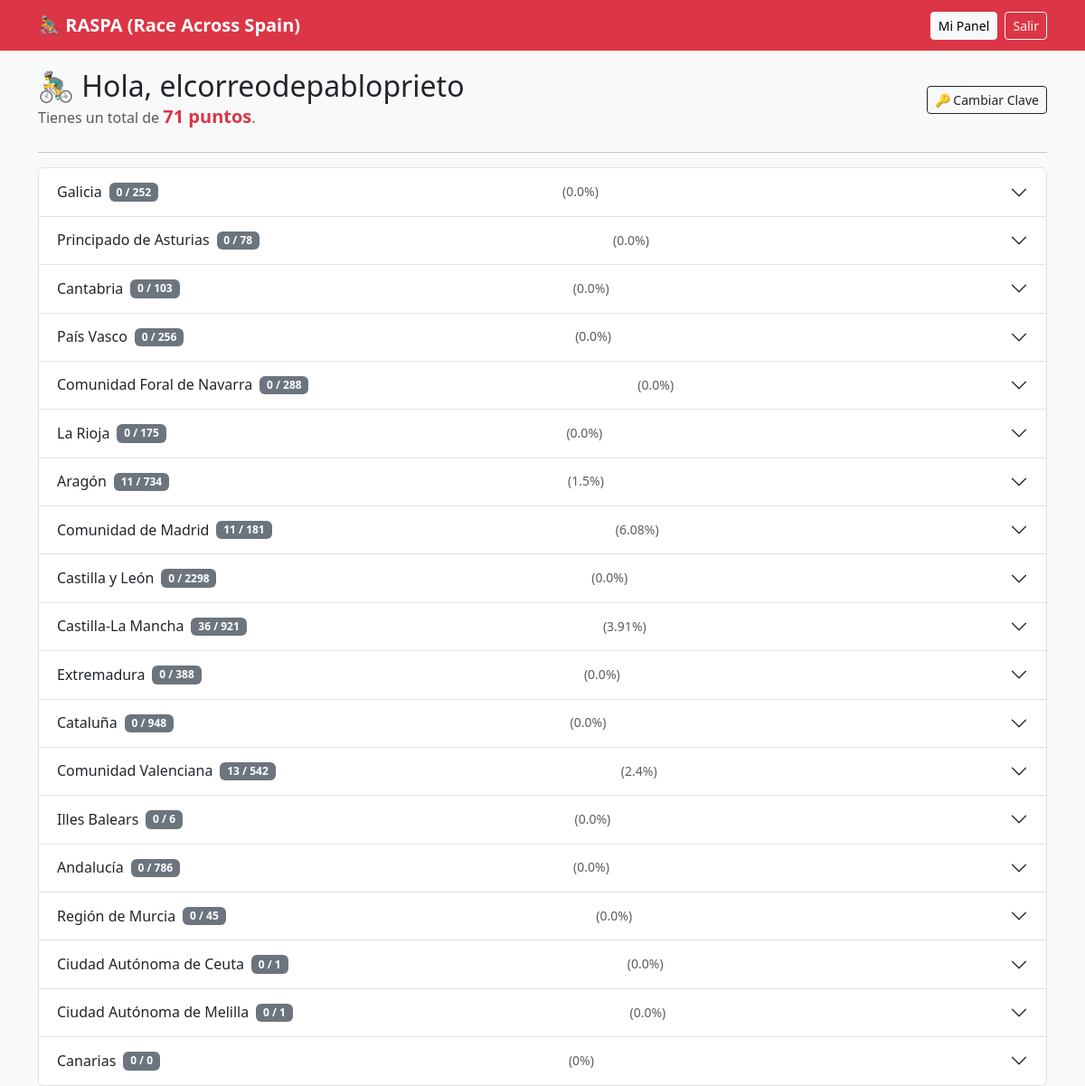
The app's page /panel (signed in) with its own data.
### server/models.py (models this page shows)
class Usuario(Base):
    __tablename__ = "usuarios"
    email = Column(String, primary_key=True, index=True)
    nombre_publico = Column(String)
    puntos_totales = Column(Integer, default=0)
    password_hash = Column(String, default=None)

class Ccaa(Base):
    __tablename__ = "ccaa"
    id = Column(String, primary_key=True, index=True)
    nombre = Column(String)
    provincias = relationship("Provincia", back_populates="ccaa")

### server/main.py (the view)
@app.get("/panel", response_class=HTMLResponse)
def ver_panel_html(request: Request, usuario_actual: models.Usuario = Depends(obtener_usuario_actual), db: Session = Depends(get_db)): # type: ignore
    email = usuario_actual.email
    resultado_panel = []
    ccaas = db.query(models.Ccaa).all()
    for ccaa in ccaas:
        total_ccaa = db.query(func.count(models.Municipio.codigo_ign)).join(models.Provincia).filter(models.Provincia.id_ccaa == ccaa.id).scalar()
        visitados_ccaa = db.query(func.count(models.Municipio.codigo_ign)).join(models.Provincia).join(models.MunicipioVisitado).filter(
            models.Provincia.id_ccaa == ccaa.id,
            models.MunicipioVisitado.email_usuario == email
        ).scalar()
        porcentaje_ccaa = (visitados_ccaa / total_ccaa * 100) if total_ccaa > 0 else 0
        provincias_lista = []
        for prov in ccaa.provincias:
            total_prov = db.query(func.count(models.Municipio.codigo_ign)).filter(models.Municipio.id_provincia == prov.id).scalar()
            visitados_prov = db.query(func.count(models.Municipio.codigo_ign)).join(models.MunicipioVisitado).filter(
                models.Municipio.id_provincia == prov.id,
                models.MunicipioVisitado.email_usuario == email
            ).scalar()
            porcentaje_prov = (visitados_prov / total_prov * 100) if total_prov > 0 else 0
            provincias_lista.append({
                "id": prov.id,
                "nombre": prov.nombre,
                "visitados": visitados_prov,
                "total": total_prov,
                "porcentaje": round(porcentaje_prov, 2)
            })
        resultado_panel.append({
            "id": ccaa.id,
            "nombre": ccaa.nombre,
            "visitados": visitados_ccaa,
            "total": total_ccaa,
            "porcentaje": round(porcentaje_ccaa, 2),
            "provincias": provincias_lista
        })
    return templates.TemplateResponse(request, "panel.html", {"request": request, "usuario": usuario_actual, "datos": resultado_panel, "mostrar_panel": True}) # type: ignore

### templates/panel.html (shortened to what this page needs)
{% extends "base.html" %}
{% block content %}
<div class="d-flex justify-content-between align-items-center mb-4">
    <div>
        <h2 class="mb-0">🚴‍♂️ Hola, {{ usuario.nombre_publico }}</h2>
        <p class="text-muted mb-0">Tienes un total de <strong class="text-danger fs-5">{{ usuario.puntos_totales }} puntos</strong>.</p>
    </div>
    <a href="/perfil/password" class="btn btn-outline-dark btn-sm">🔑 Cambiar Clave</a>
</div>
<hr>
<div class="accordion" id="accordionCCAA">
    {% for ccaa in datos %}
    <div class="accordion-item">
        <h2 class="accordion-header" id="heading-{{ ccaa.id }}">
            <button class="accordion-button collapsed" type="button" data-bs-toggle="collapse" data-bs-target="#collapse-{{ ccaa.id }}" aria-expanded="false" aria-controls="collapse-{{ ccaa.id }}">
                {{ ccaa.nombre }}
                <span class="badge bg-secondary ms-2">{{ ccaa.visitados }} / {{ ccaa.total }}</span>
                <span class="ms-auto me-2 text-muted small">({{ ccaa.porcentaje }}%)</span>
            </button>
        </h2>
    </div>
    {% endfor %}
</div>
{% endblock %}

### templates/base.html (shortened to what this page needs)
<!DOCTYPE html>
<html lang="es">
<head>
    <link href="https://cdn.jsdelivr.net/npm/bootstrap@5.3.0/dist/css/bootstrap.min.css" rel="stylesheet">
</head>
<body>
    <nav class="navbar navbar-expand-lg navbar-raspa">
        <div class="container">
            <a class="navbar-brand" href="/">🚴‍♂️ RASPA (Race Across Spain)</a>
            <div class="ml-auto">
                {% if mostrar_panel == True %}
                <a href="/panel" class="btn btn-light btn-sm me-1">Mi Panel</a>
                {% endif %}
                <a href="/logout" class="btn btn-outline-light btn-sm">Salir</a>
            </div>
        </div>
    </nav>
    <div class="container container-main">
        {% block content %}{% endblock %}
    </div>
</body>
</html>

### templates/base.html (style rules this page uses)
body { background-color: #f8f9fa; }
.navbar-raspa { background-color: #dc3545; }
.navbar-raspa .navbar-brand { color: white; font-weight: bold; }
.container-main { margin-top: 20px; }

### records on screen
Usuario: nombre_publico "elcorreodepabloprieto", puntos_totales "71"
Ccaa: nombre "Galicia", visitados "0", total "252", porcentaje "0.0"
Ccaa: nombre "Principado de Asturias", visitados "0", total "78", porcentaje "0.0"
Ccaa: nombre "Cantabria", visitados "0", total "103", porcentaje "0.0"
Ccaa: nombre "País Vasco", visitados "0", total "256", porcentaje "0.0"
Ccaa: nombre "Comunidad Foral de Navarra", visitados "0", total "288", porcentaje "0.0"
Ccaa: nombre "La Rioja", visitados "0", total "175", porcentaje "0.0"
Ccaa: nombre "Aragón", visitados "11", total "734", porcentaje "1.5"
Ccaa: nombre "Comunidad de Madrid", visitados "11", total "181", porcentaje "6.08"
Ccaa: nombre "Castilla y León", visitados "0", total "2298", porcentaje "0.0"
Ccaa: nombre "Castilla-La Mancha", visitados "36", total "921", porcentaje "3.91"
Ccaa: nombre "Extremadura", visitados "0", total "388", porcentaje "0.0"
Ccaa: nombre "Cataluña", visitados "0", total "948", porcentaje "0.0"
Ccaa: nombre "Comunidad Valenciana", visitados "13", total "542", porcentaje "2.4"
Ccaa: nombre "Illes Balears", visitados "0", total "6", porcentaje "0.0"
Ccaa: nombre "Andalucía", visitados "0", total "786", porcentaje "0.0"
Ccaa: nombre "Región de Murcia", visitados "0", total "45", porcentaje "0.0"
Ccaa: nombre "Ciudad Autónoma de Ceuta", visitados "0", total "1", porcentaje "0.0"
Ccaa: nombre "Ciudad Autónoma de Melilla", visitados "0", total "1", porcentaje "0.0"
Ccaa: nombre "Canarias", visitados "0", total "0", porcentaje "0"
